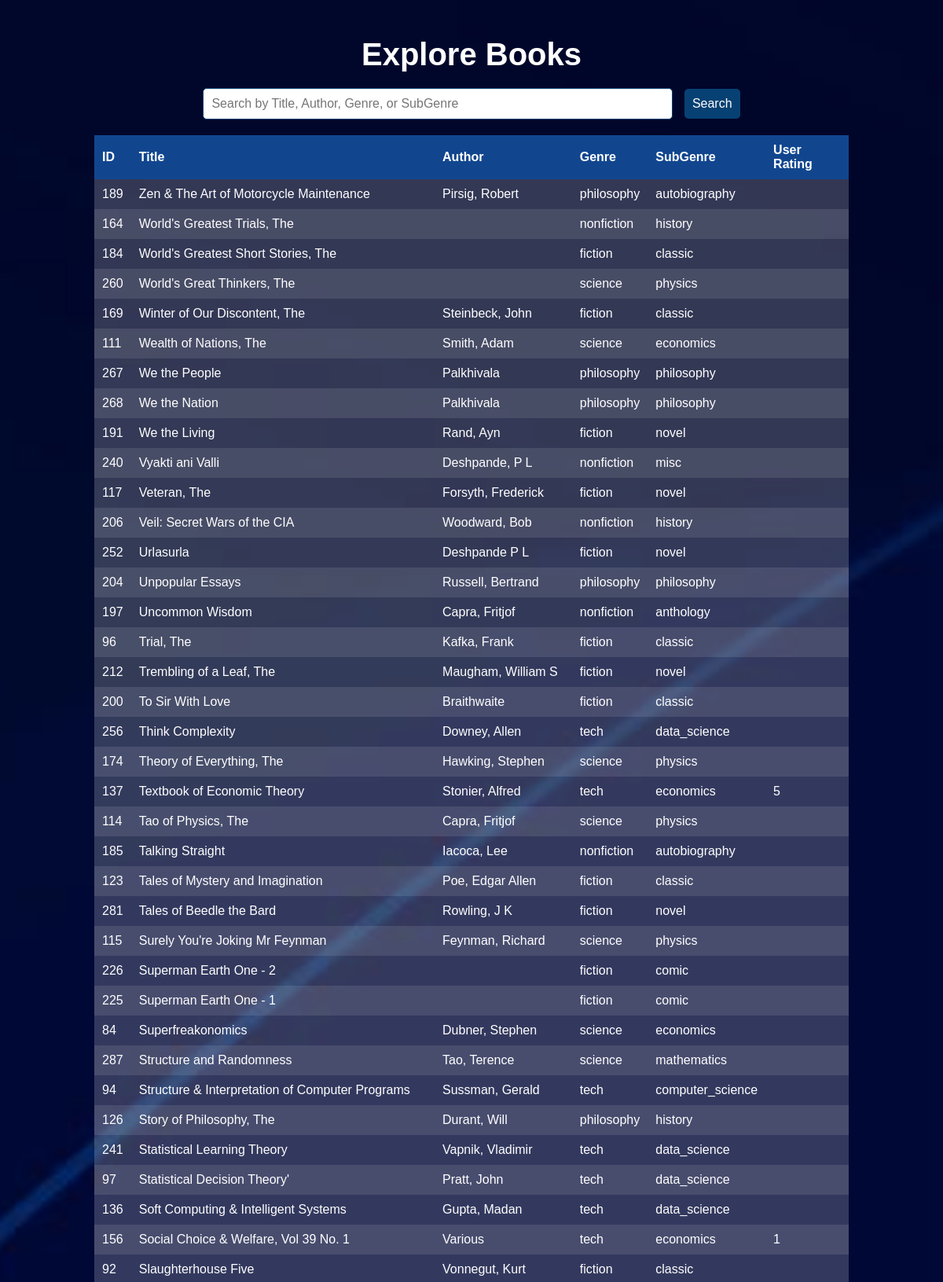
Page /templates/Explore.php?sort=Title&order=DESC (upper part) on the committed database.
### tables this page shows
CREATE TABLE `book` (
  `id` int(11) NOT NULL,
  `Title` varchar(255) DEFAULT NULL,
  `Author` varchar(255) DEFAULT NULL,
  `Genre` varchar(255) DEFAULT NULL,
  `SubGenre` varchar(255) DEFAULT NULL,
  `UserRating` float DEFAULT NULL
);

### templates/Explore.php (the view, shortened to what this page needs)
<?php
$servername = "localhost";
$username = "root";
$password = "";
$dbname = "book_recommendation";
$conn = new mysqli($servername, $username, $password, $dbname);
$sort_column = 'id';
$sort_order = 'ASC';
if (isset($_GET['sort']) && isset($_GET['order'])) {
    $sort_column = $_GET['sort'];
    $sort_order = $_GET['order'] == 'ASC' ? 'ASC' : 'DESC';
}
$search_query = '';
$sql = "SELECT id, Title, Author, Genre, SubGenre, UserRating FROM book
        WHERE Title LIKE '%$search_query%'
        OR Author LIKE '%$search_query%'
        OR Genre LIKE '%$search_query%'
        OR SubGenre LIKE '%$search_query%'
        ORDER BY $sort_column $sort_order";
$result = $conn->query($sql);
?>
<!DOCTYPE html>
<html>
<head>
</head>
<body style="background-position: center center; background-size: cover; background-repeat: repeat; min-height: 100vh;">
    <div class="container">
        <h1>Explore Books</h1>
        <div class="search-form">
            <form method="get" action="">
                <input type="text" name="search" class="search-input" placeholder="Search by Title, Author, Genre, or SubGenre" value="<?php echo isset($_GET['search']) ? htmlspecialchars($_GET['search']) : ''; ?>">
                <button type="submit" class="search-button">Search</button>
            </form>
        </div>
        <div class="table-container">
            <table>
                <thead>
                    <tr>
                        <th><a href="?sort=id&order=<?php echo $sort_order == 'ASC' ? 'DESC' : 'ASC'; ?>">ID</a></th>
                        <th><a href="?sort=Title&order=<?php echo $sort_order == 'ASC' ? 'DESC' : 'ASC'; ?>">Title</a></th>
                        <th><a href="?sort=Author&order=<?php echo $sort_order == 'ASC' ? 'DESC' : 'ASC'; ?>">Author</a></th>
                        <th><a href="?sort=Genre&order=<?php echo $sort_order == 'ASC' ? 'DESC' : 'ASC'; ?>">Genre</a></th>
                        <th><a href="?sort=SubGenre&order=<?php echo $sort_order == 'ASC' ? 'DESC' : 'ASC'; ?>">SubGenre</a></th>
                        <th><a href="?sort=UserRating&order=<?php echo $sort_order == 'ASC' ? 'DESC' : 'ASC'; ?>">User Rating</a></th>
                    </tr>
                </thead>
                <tbody>
                    <?php
                    if ($result->num_rows > 0) {
                        while($row = $result->fetch_assoc()) {
                            echo "<tr>";
                            echo "<td>" . $row["id"]. "</td>";
                            echo "<td>" . $row["Title"]. "</td>";
                            echo "<td>" . $row["Author"]. "</td>";
                            echo "<td>" . $row["Genre"]. "</td>";
                            echo "<td>" . $row["SubGenre"]. "</td>";
                            echo "<td>" . $row["UserRating"]. "</td>";
                            echo "</tr>";
                        }
                    } else {
                        echo "<tr><td colspan='6'>No records found</td></tr>";
                    }
                    ?>
                </tbody>
            </table>
        </div>
    </div>
</body>
</html>

### templates/Explore.php (style rules this page uses)
body, html { margin: 0; padding: 0; height: 100%; font-family: 'Arial', sans-serif; background-image: url('http://localhost/book_recommendation/templates/Background_image.jpg'); color: white; background-attachment: fixed; }
.container { width: 80%; margin: auto; padding: 20px; }
h1 { text-align: center; font-size: 2.5rem; margin-bottom: 20px; }
.table-container { overflow-x: auto; }
table { width: 100%; border-collapse: collapse; background: rgba(255, 255, 255, 0.2); border-radius: 8px; box-shadow: 0 4px 10px rgba(0, 0, 0, 0.3); }
th, td { padding: 10px; text-align: left; }
th { background: #11468F; color: white; cursor: pointer; }
tr:nth-child(even) { background: rgba(255, 255, 255, 0.1); }
th a { color: white; text-decoration: none; }
.search-form { margin-bottom: 20px; text-align: center; }
.search-input { padding: 10px; font-size: 1rem; border-radius: 5px; border: 1px solid #074173; width: 60%; margin-right: 10px; }
.search-button { background-color: #074173; color: white; border: none; border-radius: 5px; padding: 10px; cursor: pointer; font-size: 1rem; }

### rows in the picture
book: id "189", Title "Zen & The Art of Motorcycle Maintenance", Author "Pirsig, Robert", Genre "philosophy", SubGenre "autobiography"
book: id "164", Title "World's Greatest Trials, The", Genre "nonfiction", SubGenre "history"
book: id "184", Title "World's Greatest Short Stories, The", Genre "fiction", SubGenre "classic"
book: id "260", Title "World's Great Thinkers, The", Genre "science", SubGenre "physics"
book: id "169", Title "Winter of Our Discontent, The", Author "Steinbeck, John", Genre "fiction", SubGenre "classic"
book: id "111", Title "Wealth of Nations, The", Author "Smith, Adam", Genre "science", SubGenre "economics"
book: id "267", Title "We the People", Author "Palkhivala", Genre "philosophy", SubGenre "philosophy"
book: id "268", Title "We the Nation", Author "Palkhivala", Genre "philosophy", SubGenre "philosophy"
book: id "191", Title "We the Living", Author "Rand, Ayn", Genre "fiction", SubGenre "novel"
book: id "240", Title "Vyakti ani Valli", Author "Deshpande, P L", Genre "nonfiction", SubGenre "misc"
book: id "117", Title "Veteran, The", Author "Forsyth, Frederick", Genre "fiction", SubGenre "novel"
book: id "206", Title "Veil: Secret Wars of the CIA", Author "Woodward, Bob", Genre "nonfiction", SubGenre "history"
book: id "252", Title "Urlasurla", Author "Deshpande P L", Genre "fiction", SubGenre "novel"
book: id "204", Title "Unpopular Essays", Author "Russell, Bertrand", Genre "philosophy", SubGenre "philosophy"
book: id "197", Title "Uncommon Wisdom", Author "Capra, Fritjof", Genre "nonfiction", SubGenre "anthology"
book: id "96", Title "Trial, The", Author "Kafka, Frank", Genre "fiction", SubGenre "classic"
book: id "212", Title "Trembling of a Leaf, The", Author "Maugham, William S", Genre "fiction", SubGenre "novel"
book: id "200", Title "To Sir With Love", Author "Braithwaite", Genre "fiction", SubGenre "classic"
book: id "256", Title "Think Complexity", Author "Downey, Allen", Genre "tech", SubGenre "data_science"
book: id "174", Title "Theory of Everything, The", Author "Hawking, Stephen", Genre "science", SubGenre "physics"
book: id "137", Title "Textbook of Economic Theory", Author "Stonier, Alfred", Genre "tech", SubGenre "economics", UserRating "5"
book: id "114", Title "Tao of Physics, The", Author "Capra, Fritjof", Genre "science", SubGenre "physics"
book: id "185", Title "Talking Straight", Author "Iacoca, Lee", Genre "nonfiction", SubGenre "autobiography"
book: id "123", Title "Tales of Mystery and Imagination", Author "Poe, Edgar Allen", Genre "fiction", SubGenre "classic"
book: id "281", Title "Tales of Beedle the Bard", Author "Rowling, J K", Genre "fiction", SubGenre "novel"
book: id "115", Title "Surely You're Joking Mr Feynman", Author "Feynman, Richard", Genre "science", SubGenre "physics"
book: id "226", Title "Superman Earth One - 2", Genre "fiction", SubGenre "comic"
book: id "225", Title "Superman Earth One - 1", Genre "fiction", SubGenre "comic"
book: id "84", Title "Superfreakonomics", Author "Dubner, Stephen", Genre "science", SubGenre "economics"
book: id "287", Title "Structure and Randomness", Author "Tao, Terence", Genre "science", SubGenre "mathematics"
book: id "94", Title "Structure & Interpretation of Computer Programs", Author "Sussman, Gerald", Genre "tech", SubGenre "computer_science"
book: id "126", Title "Story of Philosophy, The", Author "Durant, Will", Genre "philosophy", SubGenre "history"
book: id "241", Title "Statistical Learning Theory", Author "Vapnik, Vladimir", Genre "tech", SubGenre "data_science"
book: id "97", Title "Statistical Decision Theory'", Author "Pratt, John", Genre "tech", SubGenre "data_science"
book: id "136", Title "Soft Computing & Intelligent Systems", Author "Gupta, Madan", Genre "tech", SubGenre "data_science"
book: id "156", Title "Social Choice & Welfare, Vol 39 No. 1", Author "Various", Genre "tech", SubGenre "economics", UserRating "1"
book: id "92", Title "Slaughterhouse Five", Author "Vonnegut, Kurt", Genre "fiction", SubGenre "classic"
